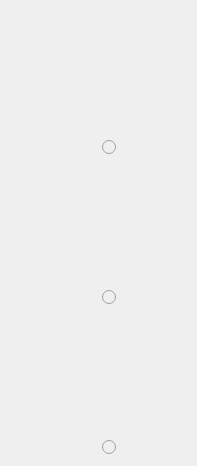
   <widget class="QWidget" name="verticalLayoutWidget_2">
    <property name="geometry">
     <rect>
      <x>800</x>
      <y>0</y>
      <width>197</width>
      <height>466</height>
     </rect>
    </property>
    <layout class="QVBoxLayout" name="players">
     <item>
      <layout class="QHBoxLayout" name="player1_info">
       <item>
        <layout class="QFormLayout" name="formLayout_3">
         <item row="0" column="0">
          <widget class="QLabel" name="sheep1">
           <property name="text">
            <string/>
           </property>
          </widget>
         </item>
         <item row="0" column="1">
          <widget class="QLabel" name="label_30">
           <property name="text">
            <string/>
           </property>
           <property name="pixmap">
            <pixmap resource="resource.qrc">:/prefix1/image/shaep.png</pixmap>
           </property>
          </widget>
         </item>
         <item row="1" column="0">
          <widget class="QLabel" name="wheat1">
           <property name="text">
            <string/>
           </property>
          </widget>
         </item>
         <item row="1" column="1">
          <widget class="QLabel" name="label_24">
           <property name="text">
            <string/>
           </property>
           <property name="pixmap">
            <pixmap resource="resource.qrc">:/prefix1/image/wheat.png</pixmap>
           </property>
          </widget>
         </item>
         <item row="2" column="0">
          <widget class="QLabel" name="stone1">
           <property name="text">
            <string/>
           </property>
          </widget>
         </item>
         <item row="2" column="1">
          <widget class="QLabel" name="label_25">
           <property name="text">
            <string/>
           </property>
           <property name="pixmap">
            <pixmap resource="resource.qrc">:/prefix1/image/stone.png</pixmap>
           </property>
          </widget>
         </item>
         <item row="3" column="0">
          <widget class="QLabel" name="wood1">
           <property name="text">
            <string/>
           </property>
          </widget>
         </item>
         <item row="3" column="1">
          <widget class="QLabel" name="label_27">
           <property name="text">
            <string/>
           </property>
           <property name="pixmap">
            <pixmap resource="resource.qrc">:/prefix1/image/wood.png</pixmap>
           </property>
          </widget>
         </item>
         <item row="4" column="1">
          <widget class="QLabel" name="label_29">
           <property name="text">
            <string/>
           </property>
           <property name="pixmap">
            <pixmap resource="resource.qrc">:/prefix1/image/brick1.png</pixmap>
           </property>
          </widget>
         </item>
         <item row="4" column="0">
          <widget class="QLabel" name="brick1">
           <property name="text">
            <string/>
           </property>
          </widget>
         </item>
        </layout>
       </item>
       <item>
        <layout class="QVBoxLayout" name="player1">
         <item>
          <widget class="QLabel" name="picture1">
           <property name="text">
            <string/>
           </property>
           <property name="pixmap">
            <pixmap resource="resource.qrc">:/prefix1/image/player4.jpg</pixmap>
           </property>
          </widget>
         </item>
         <item>
          <widget class="QLabel" name="name1">
           <property name="text">
            <string/>
           </property>
          </widget>
         </item>
         <item>
          <widget class="QRadioButton" name="radioButton_3">
           <property name="enabled">
            <bool>false</bool>
           </property>
           <property name="text">
            <string/>
           </property>
          </widget>
         </item>
        </layout>
       </item>
      </layout>
     </item>
     <item>
      <layout class="QHBoxLayout" name="player2_info">
       <item>
        <layout class="QFormLayout" name="formLayout_4">
         <item row="0" column="1">
          <widget class="QLabel" name="label_33">
           <property name="text">
            <string/>
           </property>
           <property name="pixmap">
            <pixmap resource="resource.qrc">:/prefix1/image/shaep.png</pixmap>
           </property>
          </widget>
         </item>
         <item row="1" column="0">
          <widget class="QLabel" name="wheat2">
           <property name="text">
            <string/>
           </property>
          </widget>
         </item>
         <item row="1" column="1">
          <widget class="QLabel" name="label_35">
           <property name="text">
            <string/>
           </property>
           <property name="pixmap">
            <pixmap resource="resource.qrc">:/prefix1/image/wheat.png</pixmap>
           </property>
          </widget>
         </item>
         <item row="2" column="0">
          <widget class="QLabel" name="stone2">
           <property name="text">
            <string/>
           </property>
          </widget>
         </item>
         <item row="2" column="1">
          <widget class="QLabel" name="label_37">
           <property name="text">
            <string/>
           </property>
           <property name="pixmap">
            <pixmap resource="resource.qrc">:/prefix1/image/stone.png</pixmap>
           </property>
          </widget>
         </item>
         <item row="3" column="0">
          <widget class="QLabel" name="wood2">
           <property name="text">
            <string/>
           </property>
          </widget>
         </item>
         <item row="3" column="1">
          <widget class="QLabel" name="label_39">
           <property name="text">
            <string/>
           </property>
           <property name="pixmap">
            <pixmap resource="resource.qrc">:/prefix1/image/wood.png</pixmap>
           </property>
          </widget>
         </item>
         <item row="4" column="0">
          <widget class="QLabel" name="brick2">
           <property name="text">
            <string/>
           </property>
          </widget>
         </item>
         <item row="4" column="1">
          <widget class="QLabel" name="label_41">
           <property name="text">
            <string/>
           </property>
           <property name="pixmap">
            <pixmap resource="resource.qrc">:/prefix1/image/brick1.png</pixmap>
           </property>
          </widget>
         </item>
         <item row="0" column="0">
          <widget class="QLabel" name="sheep2">
           <property name="text">
            <string/>
           </property>
          </widget>
         </item>
        </layout>
       </item>
       <item>
        <layout class="QVBoxLayout" name="player2">
         <item>
          <widget class="QLabel" name="picture2">
           <property name="text">
            <string/>
           </property>
           <property name="pixmap">
            <pixmap resource="resource.qrc">:/prefix1/image/player2.jpg</pixmap>
           </property>
          </widget>
         </item>
         <item>
          <widget class="QLabel" name="name2">
           <property name="text">
            <string/>
           </property>
          </widget>
         </item>
         <item>
          <widget class="QRadioButton" name="radioButton_4">
           <property name="enabled">
            <bool>false</bool>
           </property>
           <property name="text">
            <string/>
           </property>
          </widget>
         </item>
        </layout>
       </item>
      </layout>
     </item>
     <item>
      <layout class="QHBoxLayout" name="player3_info">
       <item>
        <layout class="QFormLayout" name="formLayout_2">
         <item row="0" column="0">
          <widget class="QLabel" name="sheep3">
           <property name="text">
            <string/>
           </property>
          </widget>
         </item>
         <item row="1" column="0">
          <widget class="QLabel" name="wheat3">
           <property name="text">
            <string/>
           </property>
          </widget>
         </item>
         <item row="1" column="1">
          <widget class="QLabel" name="label_14">
           <property name="text">
            <string/>
           </property>
           <property name="pixmap">
            <pixmap resource="resource.qrc">:/prefix1/image/wheat.png</pixmap>
           </property>
          </widget>
         </item>
         <item row="2" column="1">
          <widget class="QLabel" name="label_16">
           <property name="text">
            <string/>
           </property>
           <property name="pixmap">
            <pixmap resource="resource.qrc">:/prefix1/image/stone.png</pixmap>
           </property>
          </widget>
         </item>
         <item row="3" column="0">
          <widget class="QLabel" name="wood3">
           <property name="text">
            <string/>
           </property>
          </widget>
         </item>
         <item row="3" column="1">
          <widget class="QLabel" name="label_18">
           <property name="text">
            <string/>
           </property>
           <property name="pixmap">
            <pixmap resource="resource.qrc">:/prefix1/image/wood.png</pixmap>
           </property>
          </widget>
         </item>
         <item row="4" column="0">
          <widget class="QLabel" name="brick3">
           <property name="text">
            <string/>
           </property>
          </widget>
         </item>
         <item row="4" column="1">
          <widget class="QLabel" name="label_20">
           <property name="text">
            <string/>
           </property>
           <property name="pixmap">
            <pixmap resource="resource.qrc">:/prefix1/image/brick1.png</pixmap>
           </property>
          </widget>
         </item>
         <item row="0" column="1">
          <widget class="QLabel" name="label_21">
           <property name="text">
            <string/>
           </property>
           <property name="pixmap">
            <pixmap resource="resource.qrc">:/prefix1/image/shaep.png</pixmap>
           </property>
          </widget>
         </item>
         <item row="2" column="0">
          <widget class="QLabel" name="stone3">
           <property name="text">
            <string/>
           </property>
          </widget>
         </item>
        </layout>
       </item>
       <item>
        <layout class="QVBoxLayout" name="verticalLayout">
         <item>
          <widget class="QLabel" name="picture3">
           <property name="text">
            <string/>
           </property>
           <property name="pixmap">
            <pixmap resource="resource.qrc">:/prefix1/image/player3.jpg</pixmap>
           </property>
          </widget>
         </item>
         <item>
          <widget class="QLabel" name="name3">
           <property name="text">
            <string/>
           </property>
          </widget>
         </item>
         <item>
          <widget class="QRadioButton" name="radioButton_2">
           <property name="enabled">
            <bool>false</bool>
           </property>
           <property name="text">
            <string/>
           </property>
          </widget>
         </item>
        </layout>
       </item>
      </layout>
     </item>
    </layout>
   </widget>
